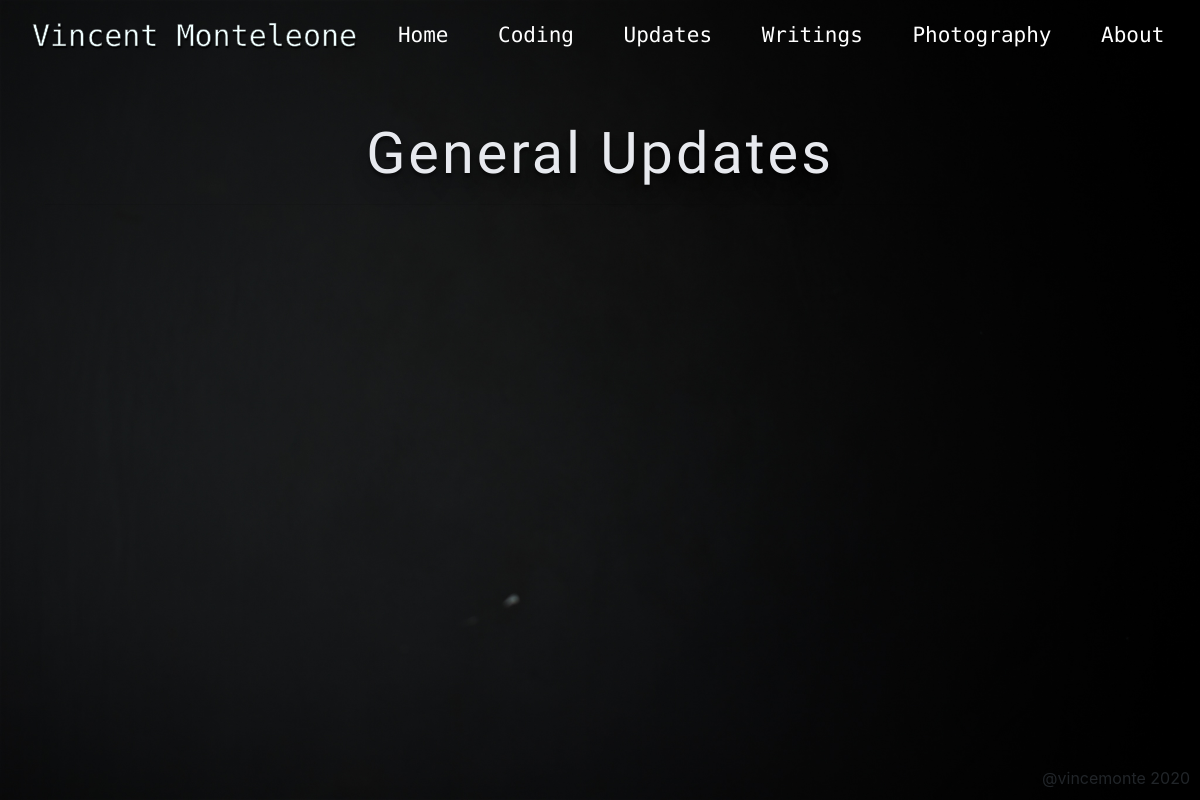
Page /updates on the earlier database version.
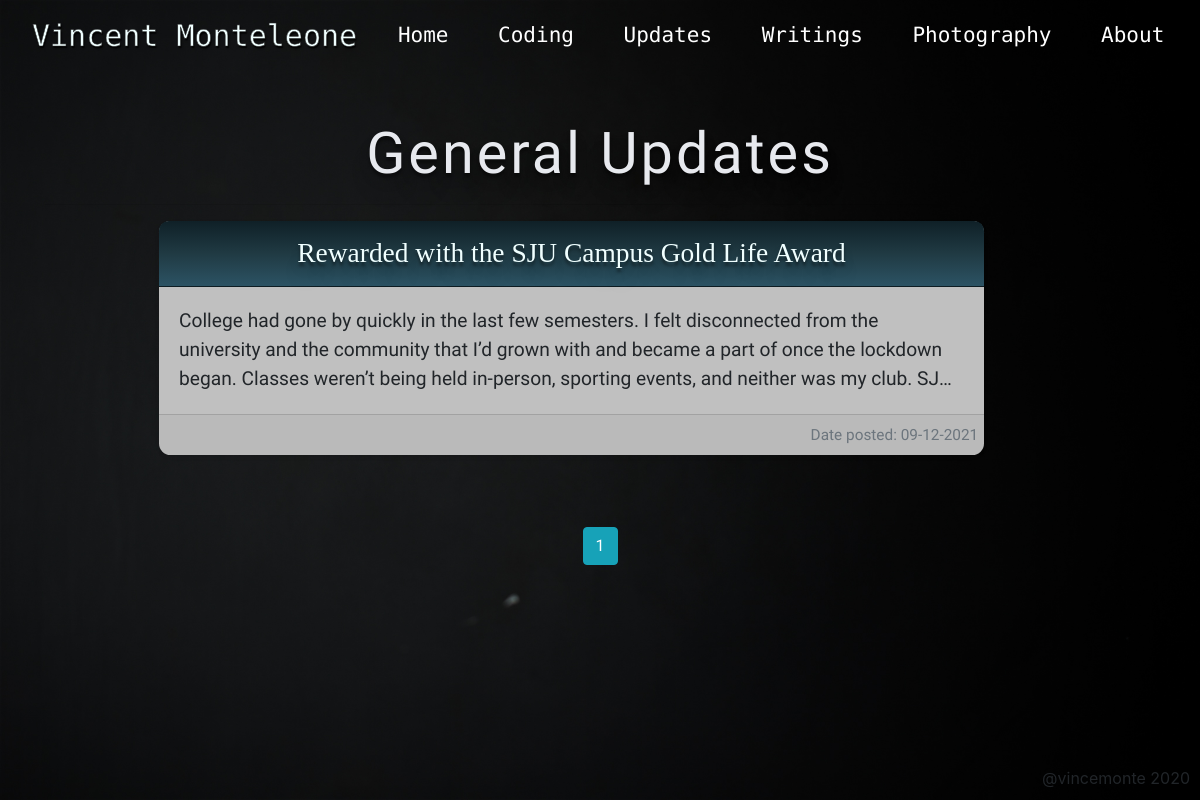
Same page on the later database version.
### personalWebsite/models.py (models this page shows, shortened)
class Project(db.Model):
    id = db.Column(db.Integer, primary_key=True)
    title = db.Column(db.String(100), nullable=False)
    type = db.Column(db.String(20), nullable=False)
    content= db.Column(db.Text, nullable=True)
    files = db.Column(db.String(80), nullable=True) #holds the path to the file images
    date_posted = db.Column(db.DateTime, nullable=False, default=datetime.now)
    user_id = db.Column(db.Integer, db.ForeignKey('user.id'), nullable=False)
    home_post = db.relationship('HomePost', backref='project', uselist=False)

### personalWebsite/posts/routes.py (the view)
@posts.route('/updates')
def updates():
    page = request.args.get('page', 1, type=int)
    posts = Project.query.filter_by(type='update').order_by(Project.id.desc()).paginate(page=page, per_page=10)
    return render_template('updates.html', posts=posts)

### personalWebsite/templates/updates.html (shortened to what this page needs)
{% extends "layout.html" %}
{% block content %}
<div class="container post-section">
  <h1 class="display-4 text-white-2 text-center">General Updates</h1>
  <hr>
  <div class="row text-center">
    {% for post in posts.items %}
    <div class="col-lg-9">
      <div class="card mb-4 shadow-sm">
        <div class="card-header">
          <a class = "card-title" href="{{ url_for('posts.project', title=post.title) }}">{{ post.title }}</a>
        </div>
        <div class="card-body">
          <p class= "card-text max-length-card ellipsis-text text-left">{{ post.content }}</p>
        </div>
        <div class="card-footer text-right">
          <small class="text-muted">Date posted: {{ post.date_posted.strftime('%m-%d-%Y') }}</small>
        </div>
      </div>
    </div>
    {% endfor %}
  </div>
  <div class="container mt-5 text-center">
    {% for page_num in posts.iter_pages(left_edge=1, right_edge=1, left_current=1, right_current=2) %}
      {% if page_num %}
        {% if posts.page == page_num %}
          <a class="btn btn-info mb-4" href="{{ url_for('posts.updates', page=page_num) }}">{{ page_num }}</a>
        {% else %}
          <a class="btn btn-outline-info mb-4" href="{{ url_for('posts.updates', page=page_num) }}">{{ page_num }}</a>
        {% endif %}
      {% else %}
        <small>...</small>
      {% endif %}
    {% endfor %}
  </div>
</div>
{% endblock content %}

Differences in the rows shown:
added Project: title "Rewarded with the SJU Campus Gold Life Award", content "College had gone by quickly in the last few semesters. I felt disconnected from the university and the community that I’d grown with and became a part of once the lockdown began. Classes weren’t being held in-person, sporting events, and neither was my club.…", date_posted "09-12-2021"
Other differences:
new list line: "1"
